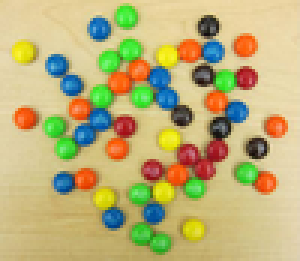
#> input picture COMP6670/ass3/A3_programming/mandm.png, 100 x 87 px (shown 3 times larger)
$ python ass3_test.py
#> lines starting #> are read from the running program, lines starting #| are printed output that depends on the picture
import numpy as np
import matplotlib.pyplot as plt
from scipy.stats import multivariate_normal
from mpl_toolkits.mplot3d import Axes3D #This is for 3d scatter plots.
import math
import random
import functools


def initialise_parameters(X, K):
    # YOUR CODE HERE
    dim = np.shape(X)[1]
    mu = []
    sigma = []
    pi = []
    max_X = np.max(X, axis=0)
    min_X = np.min(X, axis=0)
    mu = np.array(np.linspace(min_X, max_X, num=K + 2)[1:-1,:])
    #mu = centers[1:-1, :]
    sigma = np.array([0.5 * np.eye(dim) for i in range(K)])
    #sigma = np.asarray([np.cov(X, rowvar=False)] * K)
    pi = np.array(1.0 / K * np.ones(K))

    return sigma, mu, pi


def E_step(pi, mu, sigma, X):
    # YOUR CODE HERE

    r = np.zeros( [len(X),len(pi)] )
    for i in range(len(pi)):
        r[:,i] = multivariate_normal.pdf(X, mu[i], sigma[i]) * pi[i]
    r =  r/(np.sum(r,axis=1).reshape((-1,1)))

    return r


def M_step(r, X):
    # YOUR CODE HERE
    mu = np.zeros((len(r[0]), len(X[0])))
    sigma = np.zeros((len(r[0]), len(X[0]), len(X[0])))
    for k in range(r.shape[1]):
        mu[k] = np.dot(r[:,k],X) / np.sum(r,axis=0).reshape((-1,1))[k]
        sigma[k] =np.dot( np.transpose(X-mu[k]), r[:,k].reshape((-1,1)) * (X-mu[k])  / np.sum(r,axis=0).reshape((-1,1))[k])
    pi = np.array(np.sum(r,axis=0).reshape((-1,1))/r.shape[0])
    return mu, sigma, pi


def classify(pi, mu, sigma, x):
    # YOUR CODE HERE
    r = E_step(pi,mu,sigma,x)
    k = np.argmax(r,axis=1)
    return k[0]


def EM(X, K, iterations):
    # YOUR CODE HERE
    #global pi, mu, sigma
    sigma, mu, pi = initialise_parameters(X,K)

    for i in range(iterations):
        r = E_step(pi,mu,sigma,X)
        mu,sigma,pi = M_step(r,X)

    return mu, sigma, pi


def allocator(pi, mu, sigma, X, k):
    N = X.shape[0]
    cluster = []
    for ix in range(N):
        prospective_k = classify(pi, mu, sigma, X[ix, :])
        if prospective_k == k:
            cluster.append(X[ix, :])
    return np.asarray(cluster)


# [26 lines of commented-out code are left out]


def grayConversion(image):
    grayValue = 0.33 * image[:, :, 2] + 0.34 * image[:, :, 1] + 0.33 * image[:, :, 0]
    #grayValue = 0.11* image[:, :, 2] +  0.59*image[:, :, 1] + 0.3*image[:, :, 0]

    return grayValue


def image_segmentation(image, k, iterations):
    #global mu,sigma,pi
    #grey_image = grayConversion(image)
    grey_image = np.reshape(image, [image.shape[0]*image.shape[1],3])
    dim1, dim2, _ = image.shape
    result = np.zeros((dim1,dim2))
    mu, sigma, pi = EM(grey_image, k, iterations)
    for i in range(len(image)):
        for j in range(len(image[0])):
            re = classify(pi,mu,sigma,image[i,j])

            result[i,j] = re.astype(int)
    return result.astype(int)


image = plt.imread('mandm.png')
#> image is the input picture: shape (87, 100, 3) float32; mean R, G, B 0.738, 0.695, 0.471
import time
start = time.time()
gmm_labels = image_segmentation(image, 5, 10)
#> in initialise_parameters, `max_X = np.max(X, axis=0)`: max_X = [1, 0.984, 0.871]
#> in initialise_parameters, `min_X = np.min(X, axis=0)`: min_X = [0, 0.0471, 0]
#> in EM, `sigma, mu, pi = initialise_parameters(X,K)`: mu = [[0.167, 0.203, 0.145], [0.333, 0.359, 0.29], [0.5, 0.516, 0.435], [0.667, 0.672, 0.58], [0.833, 0.828, 0.725]]; pi = [0.2, 0.2, 0.2, 0.2, 0.2]
#> the loop in EM, `for i in range(iterations):` made 10 passes
#> pi on passes 1 to 10: [0.13, 0.18, 0.221, 0.24, 0.229], [0.142, 0.169, 0.197, 0.23, 0.262], [0.147, 0.121, 0.0934, 0.158, 0.48], [0.153, 0.114, 0.0564, 0.073, 0.603], [0.152, 0.111, 0.0631, 0.0622, 0.612], [0.146, 0.103, 0.0779, 0.0633, 0.61], [0.142, 0.0928, 0.0912, 0.0659, 0.608], [0.142, 0.0875, 0.0951, 0.0692, 0.606], [0.143, 0.0864, 0.0935, 0.0725, 0.604], [0.144, 0.0866, 0.0906, 0.0753, 0.603]
#> in image_segmentation, `mu, sigma, pi = EM(grey_image, k, iterations)`: mu = [[0.327, 0.63, 0.416], [0.503, 0.535, 0.205], [0.843, 0.347, 0.146], [0.762, 0.689, 0.453], [0.852, 0.786, 0.573]]; pi = [0.144, 0.0866, 0.0906, 0.0753, 0.603]
#> the loop in image_segmentation, `for i in range(len(image)):` made 87 passes
#> after the loop in image_segmentation, `for i in range(len(image)):`:
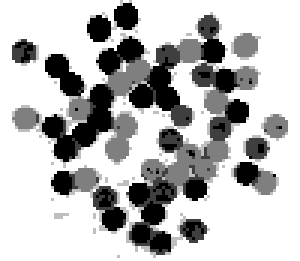
#> result: shape (87, 100) float64 (shown 3 times larger); min 0, max 4, mean 2.93; drawn with min black and max white
#> in image_segmentation, `return result.astype(int)`:
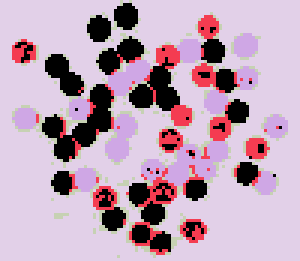
#> returned value: shape (87, 100) int64 (shown 3 times larger); 5 distinct labels, from 0 to 4; one colour per label, 0 black

end = time.time()
print(f'It takes {end-start} seconds to segement the image.')
colors = [[255, 0, 0], [0, 255, 0], [0, 0, 255], [255, 255, 255], [0, 0, 0]]
segemented_image = np.zeros_like(image, dtype=np.int32)
m, n, _ = segemented_image.shape
for i in range(m):
    for j in range(n):
        segemented_image[i, j] = np.array(colors[gmm_labels[i, j]])
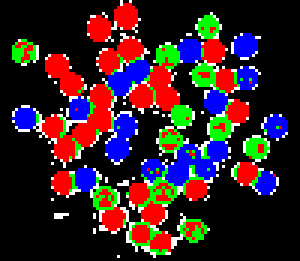
#> segemented_image: shape (87, 100, 3) int32 (shown 3 times larger); mean of channels 0, 1, 2 54.3, 34, 40.2; drawn as R, G, B
plt.imshow(segemented_image)
plt.show()
